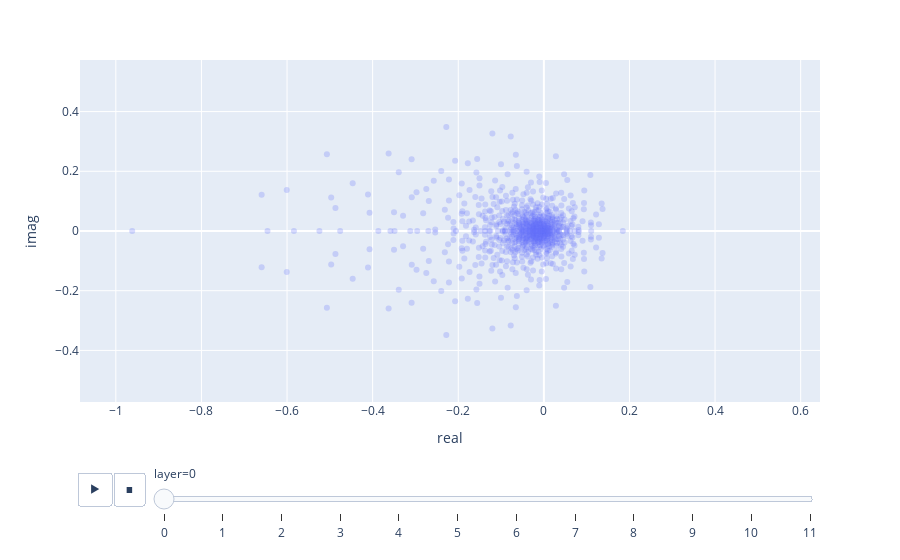

Notebook source saved alongside this figure:
### Code cell
import plotly.express as px
import pandas as pd


df = pd.DataFrame({
    "real": L.real.flatten(),
    "imag": L.imag.flatten(),
    "layer": th.arange(12).repeat_interleave(d_model),
    # "weight": th.cat([weight[rows, cols], weight[rows, cols]]).log(),
})

fig = px.scatter(
    df,
    x="real",
    y="imag",
    animation_frame="layer",
    opacity=0.25,
).update_xaxes(
    range=[L.real.min() * 1.1, L.real.max() * 1.1]
).update_yaxes(
    range=[L.imag.min() * 1.1, L.imag.max() * 1.1]
)
fig

### Figure 1 — Plotly figure (JSON) as saved in the notebook; plotly's stock layout.template omitted (floating-point values rounded to 4 significant figures; data arrays with more than 128 entries replaced by an {"elided": "..."} marker saying what was removed)
{"data": [{"hovertemplate": "layer=0<br>real=%{x}<br>imag=%{y}<extra></extra>", "legendgroup": "", "marker": {"color": "#636efa", "opacity": 0.25, "symbol": "circle"}, "mode": "markers", "name": "", "orientation": "v", "showlegend": false, "type": "scatter", "x": {"elided": "768 float values"}, "xaxis": "x", "y": {"elided": "768 float values"}, "yaxis": "y"}], "layout": {"legend": {"tracegroupgap": 0}, "margin": {"t": 60}, "sliders": [{"active": 0, "currentvalue": {"prefix": "layer="}, "len": 0.9, "pad": {"b": 10, "t": 60}, "steps": [{"args": [["0"], {"frame": {"duration": 0, "redraw": false}, "fromcurrent": true, "mode": "immediate", "transition": {"duration": 0, "easing": "linear"}}], "label": "0", "method": "animate"}, {"args": [["1"], {"frame": {"duration": 0, "redraw": false}, "fromcurrent": true, "mode": "immediate", "transition": {"duration": 0, "easing": "linear"}}], "label": "1", "method": "animate"}, {"args": [["2"], {"frame": {"duration": 0, "redraw": false}, "fromcurrent": true, "mode": "immediate", "transition": {"duration": 0, "easing": "linear"}}], "label": "2", "method": "animate"}, {"args": [["3"], {"frame": {"duration": 0, "redraw": false}, "fromcurrent": true, "mode": "immediate", "transition": {"duration": 0, "easing": "linear"}}], "label": "3", "method": "animate"}, {"args": [["4"], {"frame": {"duration": 0, "redraw": false}, "fromcurrent": true, "mode": "immediate", "transition": {"duration": 0, "easing": "linear"}}], "label": "4", "method": "animate"}, {"args": [["5"], {"frame": {"duration": 0, "redraw": false}, "fromcurrent": true, "mode": "immediate", "transition": {"duration": 0, "easing": "linear"}}], "label": "5", "method": "animate"}, {"args": [["6"], {"frame": {"duration": 0, "redraw": false}, "fromcurrent": true, "mode": "immediate", "transition": {"duration": 0, "easing": "linear"}}], "label": "6", "method": "animate"}, {"args": [["7"], {"frame": {"duration": 0, "redraw": false}, "fromcurrent": true, "mode": "immediate", "transition": {"duration": 0, "easing": "linear"}}], "label": "7", "method": "animate"}, {"args": [["8"], {"frame": {"duration": 0, "redraw": false}, "fromcurrent": true, "mode": "immediate", "transition": {"duration": 0, "easing": "linear"}}], "label": "8", "method": "animate"}, {"args": [["9"], {"frame": {"duration": 0, "redraw": false}, "fromcurrent": true, "mode": "immediate", "transition": {"duration": 0, "easing": "linear"}}], "label": "9", "method": "animate"}, {"args": [["10"], {"frame": {"duration": 0, "redraw": false}, "fromcurrent": true, "mode": "immediate", "transition": {"duration": 0, "easing": "linear"}}], "label": "10", "method": "animate"}, {"args": [["11"], {"frame": {"duration": 0, "redraw": false}, "fromcurrent": true, "mode": "immediate", "transition": {"duration": 0, "easing": "linear"}}], "label": "11", "method": "animate"}], "x": 0.1, "xanchor": "left", "y": 0, "yanchor": "top"}], "updatemenus": [{"buttons": [{"args": [null, {"frame": {"duration": 500, "redraw": false}, "fromcurrent": true, "mode": "immediate", "transition": {"duration": 500, "easing": "linear"}}], "label": "&#9654;", "method": "animate"}, {"args": [[null], {"frame": {"duration": 0, "redraw": false}, "fromcurrent": true, "mode": "immediate", "transition": {"duration": 0, "easing": "linear"}}], "label": "&#9724;", "method": "animate"}], "direction": "left", "pad": {"r": 10, "t": 70}, "showactive": false, "type": "buttons", "x": 0.1, "xanchor": "right", "y": 0, "yanchor": "top"}], "xaxis": {"anchor": "y", "domain": [0, 1], "range": [-1.084, 0.6452], "title": {"text": "real"}}, "yaxis": {"anchor": "x", "domain": [0, 1], "range": [-0.5727, 0.5727], "title": {"text": "imag"}}}}
